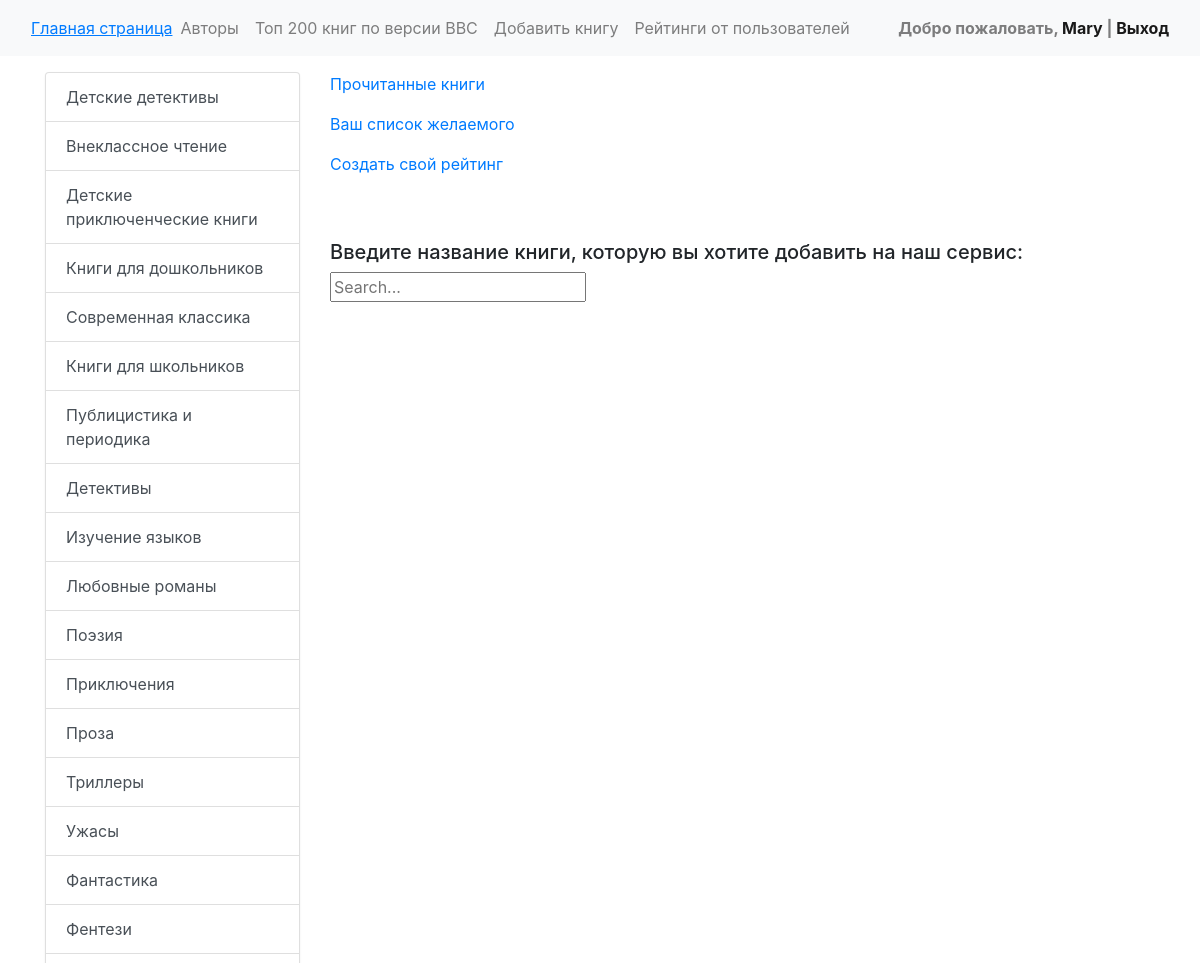
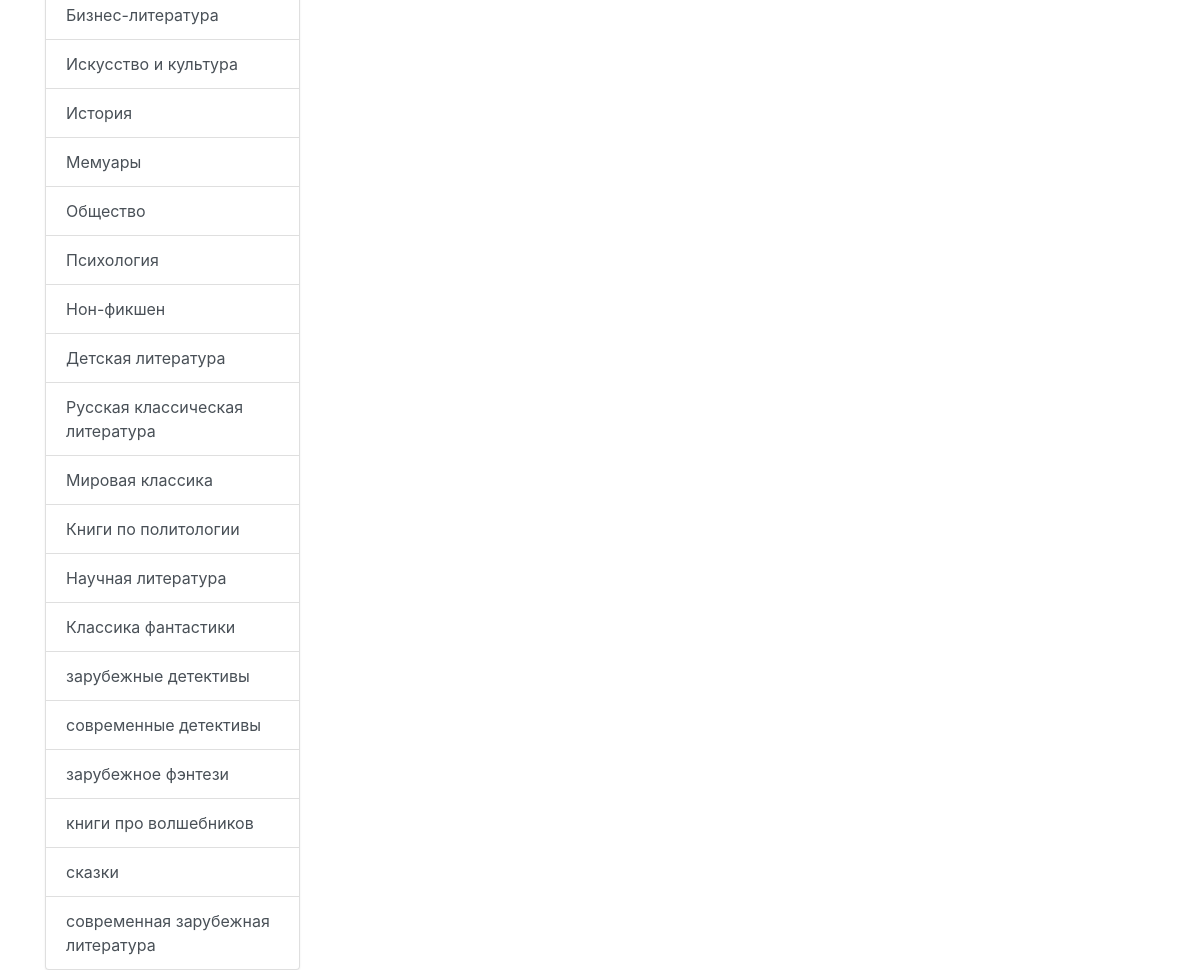
The page /person/ (signed in) on the database its author committed (2 pictures, top to bottom).
### book_search/models.py (models this page shows, shortened)
class Genres(models.Model):
    name = models.CharField(max_length=200, verbose_name='Жанр')

### book_search/views.py (the view)
# urls.py: path('person/', views.personal, name='person'),
@login_required
def personal(request):
    genres = models.Genres.objects.all()
    user = request.user
    try:
        is_read = models.Read.objects.filter(user_id=user)
    except Exception:
        is_read = None
    try:
        wish_list = models.WishList.objects.filter(user_id=user)
    except Exception:
        wish_list = None
    return render(request, 'book_search/personal.html', {'is_read': is_read, 'genres': genres, 'wish_list': wish_list})

### templates/book_search/personal.html
{% extends 'base.html' %}
{% block body %}
    <p>
        {% if is_read %}
            <a href="{% url 'read_list' %}">Прочитанные книги</a>
        {% else %}
            Ваш список прочитанного пока пуст
        {% endif %}
    </p>
    <p>
        {% if wish_list %}
            <a href="{% url 'user_wishlist' %}">Ваш список желаемого</a>
        {% else %}
            <u>Ваш список желаемого пока пуст</u>
        {% endif %}
    </p>
    <p>
        <a href="{% url 'add_book_top' %}">Создать свой рейтинг</a>
    </p>
    <br><br>
    <h5>Введите название книги, которую вы хотите добавить на наш сервис:</h5>
    <form action="{% url 'add_with_litres' %}" method="get">
        <input name="q" type="text" placeholder="Search...">
    </form>
{% endblock %}

### templates/base.html (shortened to what this page needs)
<!DOCTYPE html>
<html lang="en">
<head>
    <link rel="stylesheet" href="//maxcdn.bootstrapcdn.com/bootstrap/3.2.0/css/bootstrap-theme.min.css">
    <link rel="stylesheet" href="https://cdn.jsdelivr.net/npm/bootstrap@4.5.3/dist/css/bootstrap.min.css">
</head>
<body>
<nav class="navbar navbar-expand-lg navbar-light bg-light">
    <div class="container-fluid">
        <a class="nav-brand" href="{% url 'main_activity' %}"><u>Главная страница  </u></a>
        <div class="collapse navbar-collapse" id="navbarText">
            <ul class="navbar-nav me-auto mb-2 mb-lg-0">
                <li class="nav-item">
                    <a class="nav-link" href="{% url 'authors' %}">Авторы</a>
                </li>
                <li class="nav-item">
                    <a class="nav-link" href="{% url 'top_bbc_books' %}">Toп 200 книг по версии ВВС</a>
                </li>
                {% if user.is_superuser %}
                    <li class="nav-item">
                        <a class="nav-link" href="{% url 'add_book_manual' %}">Добавить книгу</a>
                    </li>
                {% endif %}
                <li>
                    <a class="nav-link" href="{% url 'tops' %}">Рейтинги от пользователей</a>
                </li>
            </ul>
        </div>
        <span class="navbar-text">
            {% if request.user.is_authenticated %}
                Добро пожаловать, <a href="{% url 'person' %}">{{ user.username }}</a> | <a href="{% url 'logout' %}">Выход</a>
            {% else %}
                <a href="{% url 'register' %}">Регистрация</a> | <a href="{% url 'login' %}">Вход</a>
            {% endif %}
        </span>
    </div>
</nav>
<div class="container mt-3">
    <div class="row">
        <div class="col-md-3">
            <div class="list-group">
                {% for genre in genres %}
                        <a class="list-group-item list-group-item-action" href="{% url 'book_per_genres' genre.name %}">{{ genre.name }}</a>
                {% endfor %}
            </div>
        </div>
        <div class="col-md-9">
            {% block body %}I am an empty for now{% endblock %}
        </div>
    </div>
  </div>
</body>
</html>

### templates/base.html (style rules this page uses)
span { font-weight: bold; }
.navbar-text { text-align: right; }

### rows shown on the page
Genres: name "Детские детективы"
Genres: name "Внеклассное чтение"
Genres: name "Детские приключенческие книги"
Genres: name "Книги для дошкольников"
Genres: name "Современная классика"
Genres: name "Книги для школьников"
Genres: name "Публицистика и периодика"
Genres: name "Детективы"
Genres: name "Изучение языков"
Genres: name "Любовные романы"
Genres: name "Поэзия"
Genres: name "Приключения"
Genres: name "Проза"
Genres: name "Триллеры"
Genres: name "Ужасы"
Genres: name "Фантастика"
Genres: name "Фентези"
Genres: name "Бизнес-литература"
Genres: name "Искусство и культура"
Genres: name "История"
Genres: name "Мемуары"
Genres: name "Общество"
Genres: name "Психология"
Genres: name "Нон-фикшен"
Genres: name "Детская литература"
Genres: name "Русская классическая литература"
Genres: name "Мировая классика"
Genres: name "Книги по политологии"
Genres: name "Научная литература"
Genres: name "Классика фантастики"
Genres: name "зарубежные детективы"
Genres: name "современные детективы"
Genres: name "зарубежное фэнтези"
Genres: name "книги про волшебников"
Genres: name "сказки"
Genres: name "современная зарубежная литература"

### other values the page prints
{{ user.username }} "Mary"
